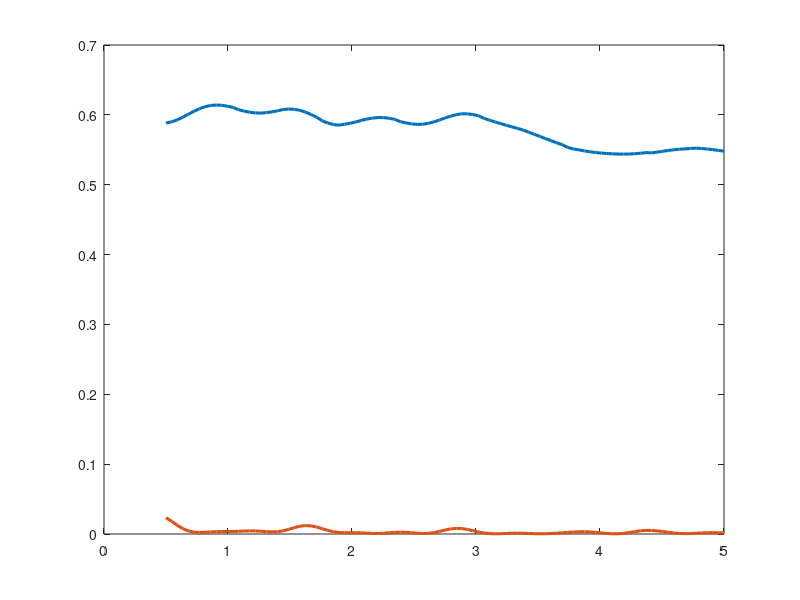

MATLAB code to generate this figure: (Note: this script raises an error after producing the figure.)
clear;
clc;
close all;

%% Data

L = [ ...
5e-07
5.45e-07
5.9e-07
6.35e-07
6.8e-07
7.25e-07
7.7e-07
8.15e-07
8.6e-07
9.05e-07
9.5e-07
9.95e-07
1.04e-06
1.085e-06
1.13e-06
1.175e-06
1.22e-06
1.265e-06
1.31e-06
1.355e-06
1.4e-06
1.445e-06
1.49e-06
1.535e-06
1.58e-06
1.625e-06
1.67e-06
1.715e-06
1.76e-06
1.805e-06
1.85e-06
1.895e-06
1.94e-06
1.985e-06
2.03e-06
2.075e-06
2.12e-06
2.165e-06
2.21e-06
2.255e-06
2.3e-06
2.345e-06
2.39e-06
2.435e-06
2.48e-06
2.525e-06
2.57e-06
2.615e-06
2.66e-06
2.705e-06
2.75e-06
2.795e-06
2.84e-06
2.885e-06
2.93e-06
2.975e-06
3.02e-06
3.065e-06
3.11e-06
3.155e-06
3.2e-06
3.245e-06
3.29e-06
3.335e-06
3.38e-06
3.425e-06
3.47e-06
3.515e-06
3.56e-06
3.605e-06
3.65e-06
3.695e-06
3.74e-06
3.785e-06
3.83e-06
3.875e-06
3.92e-06
3.965e-06
4.01e-06
4.055e-06
4.1e-06
4.145e-06
4.19e-06
4.235e-06
4.28e-06
4.325e-06
4.37e-06
4.415e-06
4.46e-06
4.505e-06
4.55e-06
4.595e-06
4.64e-06
4.685e-06
4.73e-06
4.775e-06
4.82e-06
4.865e-06
4.91e-06
4.955e-06
5e-06];

%% Transmission

Y1 = [ ...
0.588509
0.589931
0.592792
0.596593
0.600842
0.605061
0.608865
0.611659
0.613453
0.614083
0.613717
0.612411
0.61075
0.607328
0.605385
0.603755
0.602769
0.602582
0.603161
0.604314
0.605736
0.607688
0.608305
0.607979
0.606499
0.603919
0.600484
0.596598
0.591473
0.588317
0.586142
0.585209
0.586621
0.587915
0.589876
0.592098
0.593985
0.595358
0.596176
0.59607
0.595131
0.593591
0.590256
0.588441
0.587039
0.58635
0.586591
0.587839
0.589945
0.592622
0.59553
0.598176
0.600162
0.601537
0.601485
0.600474
0.598709
0.594926
0.592407
0.589817
0.587371
0.585037
0.582848
0.580576
0.578289
0.575188
0.572268
0.569199
0.566071
0.562996
0.560061
0.557345
0.553331
0.551187
0.549914
0.548354
0.547128
0.546128
0.545289
0.544642
0.544232
0.543907
0.543797
0.543934
0.544368
0.545037
0.545981
0.545498
0.546653
0.547849
0.549001
0.550006
0.550773
0.551258
0.551965
0.552338
0.551859
0.551123
0.55019
0.549136
0.548074];

%% Reflection

Y2 = [ ...
0.023367
0.0181973
0.0126126
0.00776092
0.00437263
0.00259915
0.00214577
0.00245236
0.00297197
0.00334575
0.00353142
0.00358522
0.0037591
0.00388012
0.00423642
0.00447442
0.00439472
0.00396028
0.00336002
0.00299137
0.00329949
0.0045435
0.00664234
0.00909276
0.0111827
0.0120513
0.0116733
0.0100041
0.00757119
0.00517342
0.00330043
0.00222067
0.00181949
0.00182785
0.00183279
0.00162319
0.00123179
0.00087084
0.000781164
0.00108406
0.00168373
0.00232656
0.00256146
0.00241004
0.00183683
0.00112509
0.000684827
0.000907419
0.00195907
0.0036727
0.00562814
0.00725541
0.00806448
0.00786864
0.00657027
0.00474842
0.0029116
0.00142282
0.000553154
0.000302586
0.000486134
0.000835228
0.001106
0.00117188
0.00103394
0.000764884
0.000500862
0.000359866
0.000417395
0.000698233
0.00116499
0.00175494
0.00228937
0.00280779
0.00318778
0.00322902
0.00293297
0.00232185
0.00152622
0.000773334
0.000320256
0.000370752
0.000991908
0.00207219
0.00334486
0.00448823
0.00518252
0.0050484
0.00447884
0.00367244
0.00247994
0.00141831
0.000733857
0.000512826
0.000697154
0.0011082
0.0015469
0.00184707
0.00192432
0.00180826
0.00153311];

%% Convert transition length to micrometers

L_um = L*1e6;

%% Plot

figure('Color','w','Position',[200 200 700 500]);

plot(L_um,Y1,'LineWidth',2.2);
hold on;

plot(L_um,Y2,'LineWidth',2.2);

%% Mark nominal L = 1 um design

L_design = 1;

Y1_design = interp1(L_um,Y1,L_design);
Y2_design = interp1(L_um,Y2,L_design);

xline(L_design,'--','LineWidth',1.2);

%% Axes

xlabel('Transition length, L (\mum)', ...
    'FontName','Times New Roman', ...
    'FontSize',18);

ylabel('Normalized power (a.u.)', ...
    'FontName','Times New Roman', ...
    'FontSize',18);

set(gca, ...
    'FontName','Times New Roman', ...
    'FontSize',16, ...
    'LineWidth',1.2, ...
    'TickDir','in', ...
    'Box','on');

xlim([0.5 5]);
ylim([0 0.65]);

xticks(0.5:0.5:5);
yticks(0:0.1:0.6);

grid on;

%% Legend

legend('Transmission','Reflection', ...
    'Location','best', ...
    'FontName','Times New Roman', ...
    'FontSize',15, ...
    'Box','off');

%% Annotation

text(1.04,Y1_design-0.055, ...
    '$L=1~\mu\mathrm{m}$', ...
    'Interpreter','latex', ...
    'FontSize',16, ...
    'FontName','Times New Roman');

%% Display values at L = 1 um

fprintf('At L = 1 um:\n');
fprintf('Transmission = %.6f\n',Y1_design);
fprintf('Reflection   = %.6f\n',Y2_design);
fprintf('T + R        = %.6f\n',Y1_design+Y2_design);
fprintf('1 - T - R    = %.6f\n',1-Y1_design-Y2_design);

%% Export

set(gcf,'Renderer','painters');

exportgraphics(gcf,'Transmission_Reflection_vs_transition_length.pdf', ...
    'ContentType','vector');

exportgraphics(gcf,'Transmission_Reflection_vs_transition_length.png', ...
    'Resolution',600);
